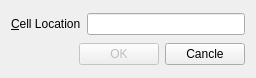
<?xml version="1.0" encoding="UTF-8"?>
<ui version="4.0">
 <class>GoToCellDialog</class>
 <widget class="QWidget" name="GoToCellDialog">
  <property name="geometry">
   <rect>
    <x>0</x>
    <y>0</y>
    <width>256</width>
    <height>78</height>
   </rect>
  </property>
  <property name="windowTitle">
   <string>Go To  Cell</string>
  </property>
  <layout class="QVBoxLayout" name="verticalLayout">
   <item>
    <layout class="QHBoxLayout" name="horizontalLayout">
     <item>
      <widget class="QLabel" name="label">
       <property name="text">
        <string>&amp;Cell Location</string>
       </property>
       <property name="buddy">
        <cstring>lineEdit</cstring>
       </property>
      </widget>
     </item>
     <item>
      <widget class="QLineEdit" name="lineEdit"/>
     </item>
    </layout>
   </item>
   <item>
    <layout class="QHBoxLayout" name="horizontalLayout_2">
     <item>
      <spacer name="horizontalSpacer">
       <property name="orientation">
        <enum>Qt::Horizontal</enum>
       </property>
       <property name="sizeHint" stdset="0">
        <size>
         <width>40</width>
         <height>20</height>
        </size>
       </property>
      </spacer>
     </item>
     <item>
      <widget class="QPushButton" name="okButtom">
       <property name="enabled">
        <bool>false</bool>
       </property>
       <property name="text">
        <string>OK</string>
       </property>
       <property name="default">
        <bool>true</bool>
       </property>
      </widget>
     </item>
     <item>
      <widget class="QPushButton" name="cancleButton">
       <property name="text">
        <string>Cancle</string>
       </property>
      </widget>
     </item>
    </layout>
   </item>
  </layout>
 </widget>
 <tabstops>
  <tabstop>okButtom</tabstop>
  <tabstop>cancleButton</tabstop>
  <tabstop>lineEdit</tabstop>
 </tabstops>
 <resources/>
 <connections/>
</ui>
